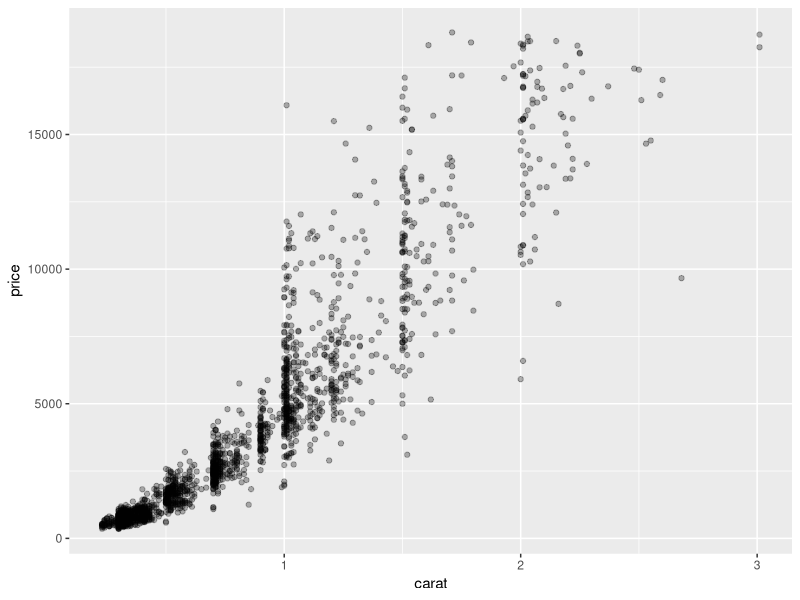
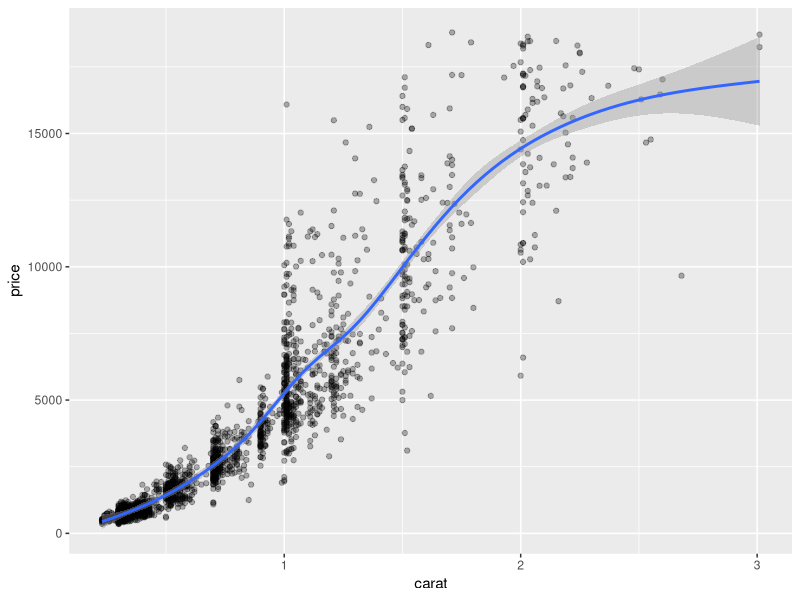
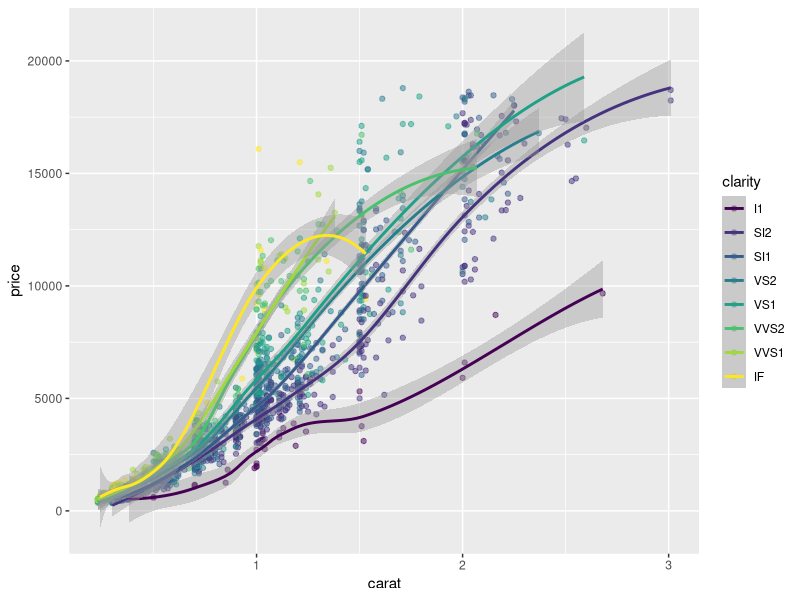
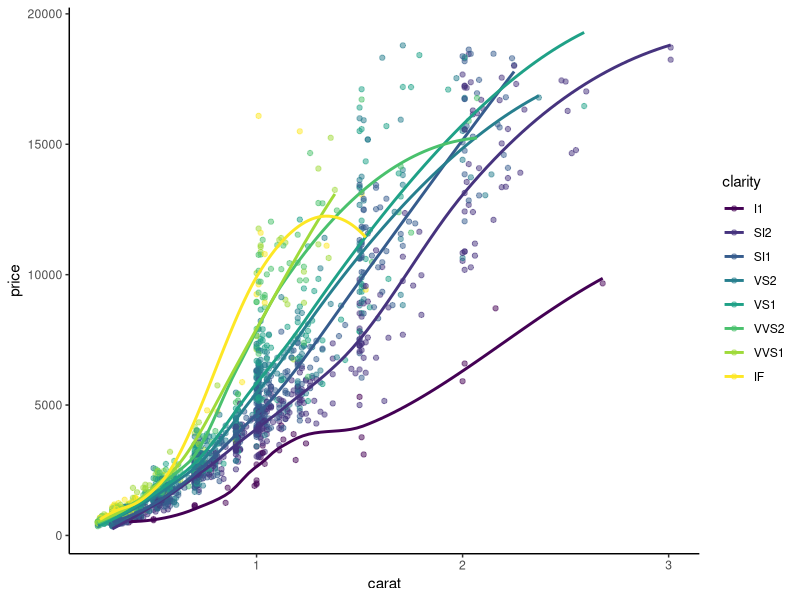
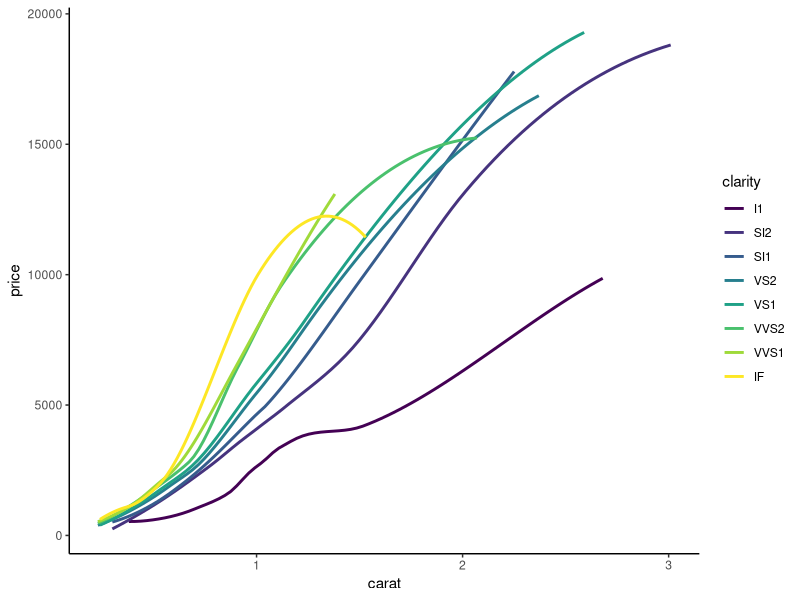
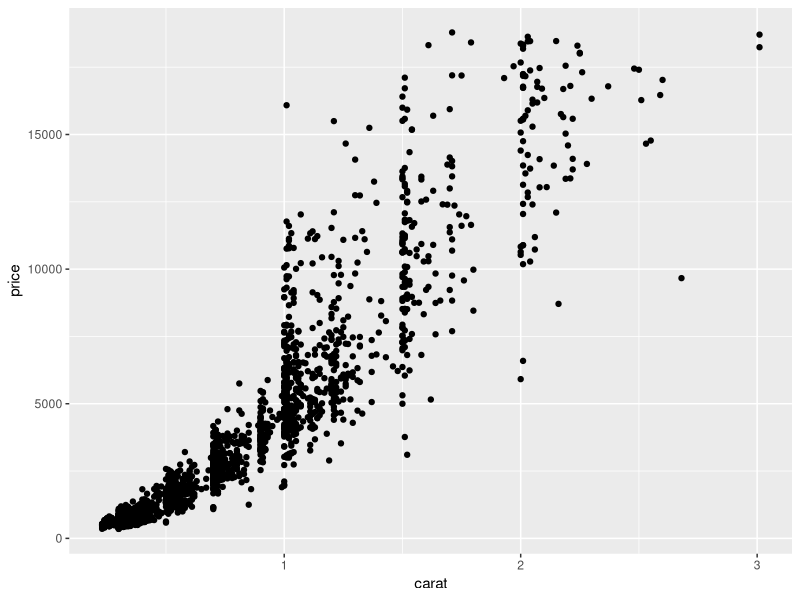
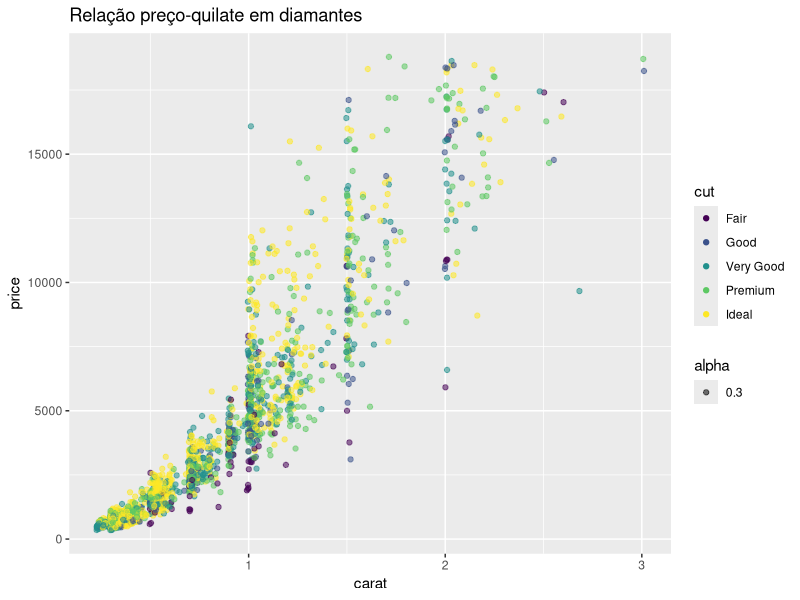
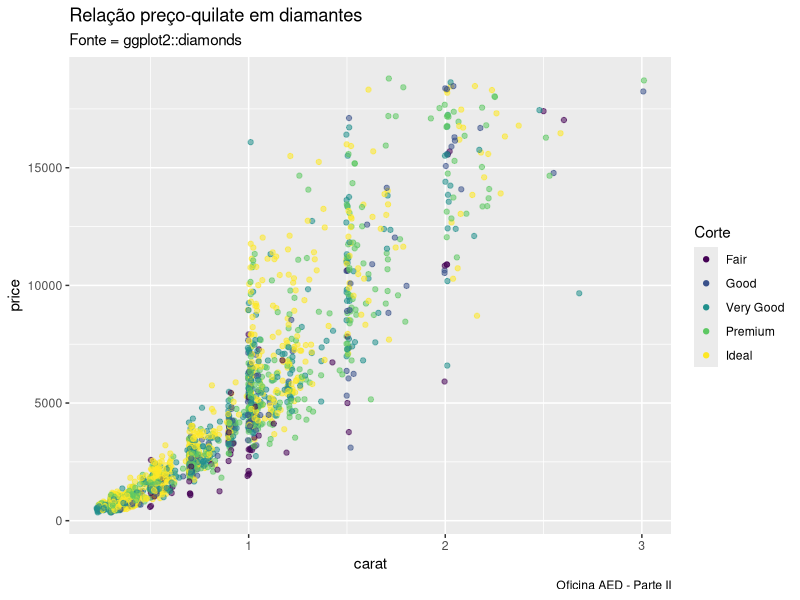

The R source for these figures, in order:
## ---- chunk 1
knitr::opts_chunk$set(echo = TRUE)
library(ggplot2)
## ---- chunk 2
library(dplyr)
set.seed(20170620)
diamantes <- sample_n(diamonds, 2000)
## ---- chunk 3
ggplot(diamantes, aes(x = carat, y = price)) +
  geom_point(alpha = 0.3)
## ---- chunk 4
ggplot(diamantes, aes(x = carat, y = price)) +
  geom_point(alpha = 0.3) +
  geom_smooth()
## ---- chunk 5
ggplot(diamantes, aes(x = carat, y = price, col = clarity)) +
  geom_point( alpha = 0.5) +
  geom_smooth()
## ---- chunk 6
ggplot(diamantes, aes(x = carat, y = price, col = clarity)) +
    geom_point( alpha = 0.5) +
    geom_smooth(se = F) +
    theme_classic()
## ---- chunk 7
ggplot(diamantes, aes(x = carat, y = price, col = clarity)) +
    geom_smooth(se = F) +
    theme_classic()
## ---- chunk 8
graf.diam <- ggplot(diamantes, aes(x = carat, y = price))

## ---- chunk 9
graf.diam2 <- graf.diam +
                geom_point()
graf.diam2
## ---- chunk 10
graf.diam2 <- graf.diam +
                  geom_jitter(aes(col = cut, alpha = 0.3)) +
                  labs(title = 'Relação preço-quilate em diamantes')
graf.diam2
## ---- chunk 11
graf.diam2 <- graf.diam +
                  geom_jitter(aes(col = cut, alpha = 0.3))         +
                  labs(title = 'Relação preço-quilate em diamantes', subtitle = "Fonte = ggplot2::diamonds") +
                  guides(alpha=FALSE)                                +
                  labs(col = "Corte")+
                  labs(caption = "Oficina AED - Parte II")
graf.diam2
## ---- chunk 12
graf.diam3 <- graf.diam2 +
                  labs(x = "Quilates") +
                  labs(y = "Preços")
graf.diam3
## ---- chunk 13
graf.diam4 <- graf.diam3 +
                  geom_smooth(se = FALSE) +
                  theme_minimal()
graf.diam4
## ---- chunk 14
sessionInfo()

